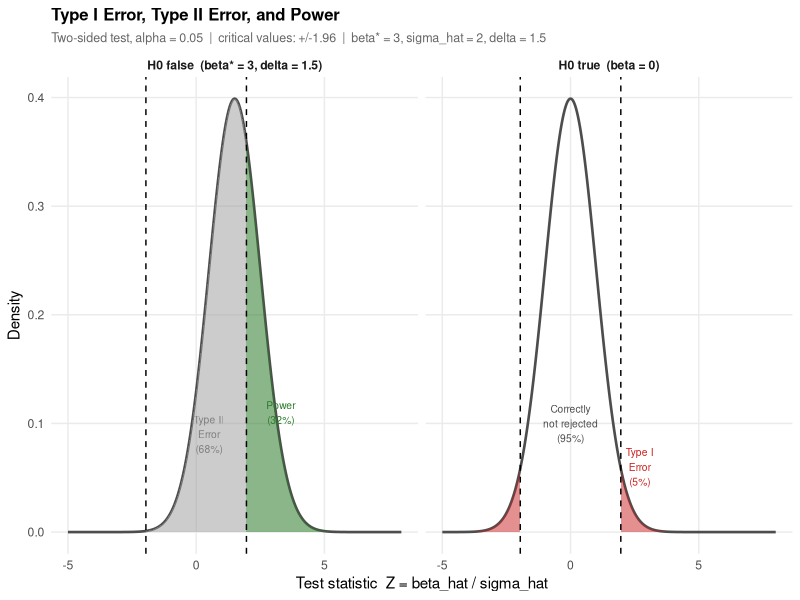
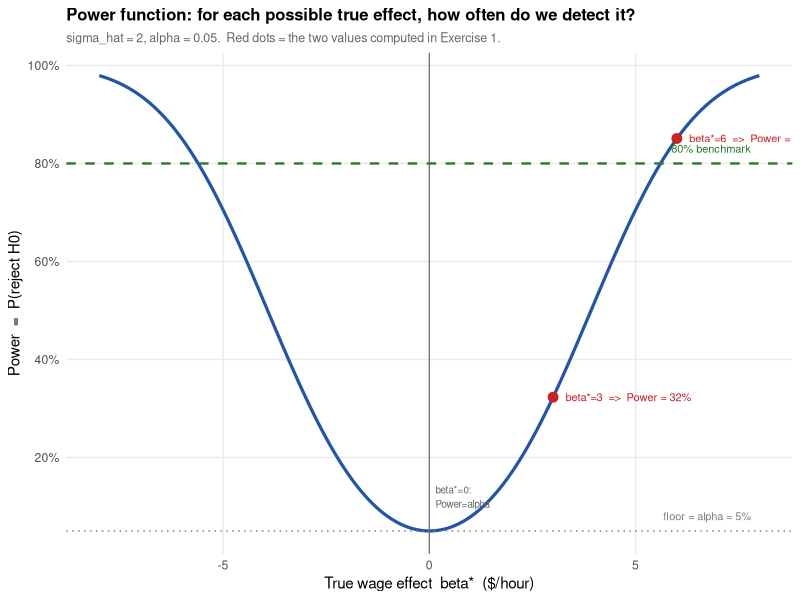
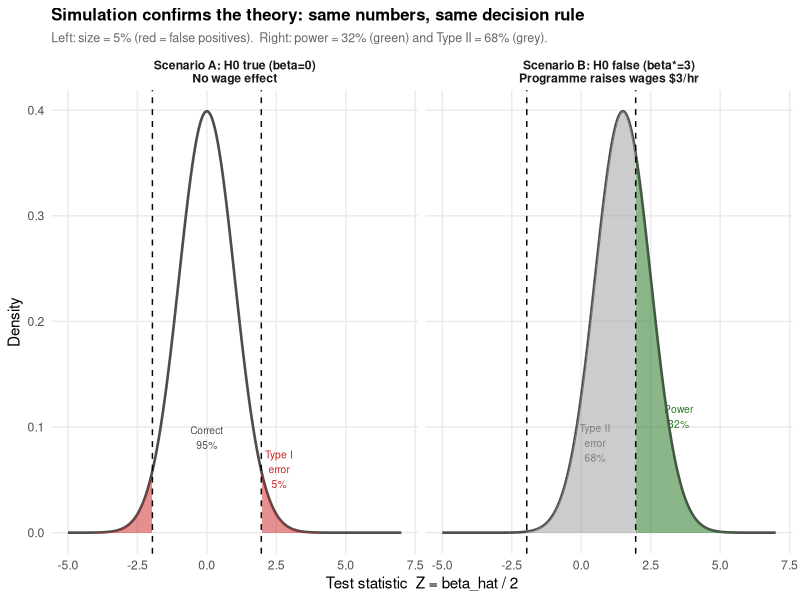

The R source for these figures, in order:
## ---- chunk 1
knitr::opts_chunk$set(
  echo      = TRUE,
  message   = FALSE,
  warning   = FALSE,
  fig.align = "center",
  fig.width  = 6.3,
  fig.height = 3.8,
  out.width  = "\\textwidth"
)
library(ggplot2)
library(dplyr)
set.seed(42)

theme_tutorial <- function() {
  theme_minimal(base_size = 11) +
    theme(
      plot.title       = element_text(face = "bold", size = 12),
      plot.subtitle    = element_text(color = "grey40", size = 9),
      panel.grid.minor = element_blank(),
      strip.text       = element_text(face = "bold")
    )
}
## ---- chunk 2
# Dense grid of Z values
z_seq  <- seq(-5, 8, length.out = 1000)
z_crit <- qnorm(0.975)   # 1.96: the value splitting the central 95% from the tails
delta  <- 1.5            # delta = beta* / sigma_hat = 3 / 2

# Sampling distribution of Z under H0 (centred at 0) and under H1 (shifted by delta)
df_h0  <- data.frame(z = z_seq, density = dnorm(z_seq, 0, 1),
                     scenario = "H0 true  (beta = 0)")
df_h1  <- data.frame(z = z_seq, density = dnorm(z_seq, delta, 1),
                     scenario = "H0 false  (beta* = 3, delta = 1.5)")
df_all <- rbind(df_h0, df_h1)

# Text labels placed inside each coloured region
labels_df <- data.frame(
  z        = c(2.7,   0.0,   3.3,   0.5),
  density  = c(0.06,  0.10,  0.11,  0.09),
  label    = c("Type I\nError\n(5%)", "Correctly\nnot rejected\n(95%)",
               "Power\n(32%)", "Type II\nError\n(68%)"),
  color_lbl = c("#cc2222", "grey30", "#2a7a2a", "grey50"),
  scenario = c("H0 true  (beta = 0)", "H0 true  (beta = 0)",
               "H0 false  (beta* = 3, delta = 1.5)",
               "H0 false  (beta* = 3, delta = 1.5)")
)

ggplot(df_all, aes(x = z, y = density)) +
  geom_line(linewidth = 0.9, color = "grey30") +
  geom_ribbon(data = df_h0 %>% filter(z >  z_crit),
              aes(ymin = 0, ymax = density), fill = "#cc2222", alpha = 0.5) +
  geom_ribbon(data = df_h0 %>% filter(z < -z_crit),
              aes(ymin = 0, ymax = density), fill = "#cc2222", alpha = 0.5) +
  geom_ribbon(data = df_h1 %>% filter(z > z_crit),
              aes(ymin = 0, ymax = density), fill = "#2a7a2a", alpha = 0.55) +
  geom_ribbon(data = df_h1 %>% filter(z <= z_crit & z >= -z_crit),
              aes(ymin = 0, ymax = density), fill = "grey60", alpha = 0.5) +
  geom_vline(xintercept = c(-z_crit, z_crit), linetype = "dashed") +
  geom_text(data = labels_df,
            aes(x = z, y = density, label = label),
            color = labels_df$color_lbl, size = 2.6, inherit.aes = FALSE) +
  facet_wrap(~scenario) +
  labs(title    = "Type I Error, Type II Error, and Power",
       subtitle = paste0("Two-sided test, alpha = 0.05  |  critical values: +/-",
                         round(z_crit, 2), "  |  beta* = 3, sigma_hat = 2, delta = 1.5"),
       x = "Test statistic  Z = beta_hat / sigma_hat", y = "Density") +
  theme_tutorial()
## ---- chunk 3
sigma_hat <- 2
z_crit    <- qnorm(0.975)
beta_grid <- seq(-8, 8, by = 0.1)
delta     <- beta_grid / sigma_hat

# Analytical power at each point: P(|Z| > 1.96) when Z ~ N(delta, 1)
power_analytic <- pnorm(-z_crit - delta) + (1 - pnorm(z_crit - delta))
df_pw <- data.frame(beta = beta_grid, power = power_analytic)

ggplot(df_pw, aes(x = beta, y = power)) +
  geom_line(color = "#2255aa", linewidth = 1.1) +
  geom_hline(yintercept = 0.05, linetype = "dotted", color = "grey50") +
  geom_hline(yintercept = 0.80, linetype = "dashed", color = "#2a7a2a", linewidth = 0.8) +
  geom_vline(xintercept = 0, color = "grey40", linewidth = 0.4) +
  annotate("point", x = c(3, 6), y = c(0.323, 0.851), color = "#cc2222", size = 3) +
  annotate("text",  x = c(3.3, 6.3), y = c(0.323, 0.851),
           label = c("beta*=3  =>  Power = 32%", "beta*=6  =>  Power = 85%"),
           hjust = 0, size = 2.8, color = "#cc2222") +
  annotate("text", x = 7.8, y = 0.08, label = "floor = alpha = 5%",
           hjust = 1, size = 2.8, color = "grey50") +
  annotate("text", x = 7.8, y = 0.83, label = "80% benchmark",
           hjust = 1, size = 2.8, color = "#2a7a2a") +
  annotate("text", x = 0.15, y = 0.12, label = "beta*=0:\nPower=alpha",
           hjust = 0, size = 2.5, color = "grey40") +
  scale_y_continuous(labels = scales::percent, breaks = seq(0, 1, 0.2)) +
  labs(title    = "Power function: for each possible true effect, how often do we detect it?",
       subtitle = "sigma_hat = 2, alpha = 0.05.  Red dots = the two values computed in Exercise 1.",
       x = "True wage effect  beta*  ($/hour)", y = "Power  =  P(reject H0)") +
  theme_tutorial()
## ---- chunk 4
set.seed(42)
sigma_hat <- 2            # SE of beta_hat (same as Part A)
z_crit    <- qnorm(0.975) # 1.96  =>  reject when |beta_hat| > 1.96 * 2 = 3.92
n_sim     <- 10000        # number of simulated studies

# ---------------------------------------------------------------
# Scenario A: H0 is TRUE -- programme has NO effect (beta_1 = 0)
# Each draw is one hypothetical study: a new sample of workers,
# a new OLS estimate.  Here beta_hat ~ N(0, sigma_hat^2).
# ---------------------------------------------------------------
bhat_A   <- rnorm(n_sim, mean = 0, sd = sigma_hat)
reject_A <- abs(bhat_A / sigma_hat) > z_crit   # TRUE = wrongly rejected H0

cat("--- Scenario A: programme has NO effect (beta_1 = 0) ---\n")
cat("  Reject H0 (Type I error):  ", round(mean(reject_A),  3),
    "  [theory: 0.050]\n")
cat("  Do not reject (correct):   ", round(mean(!reject_A), 3),
    "  [theory: 0.950]\n\n")

# ---------------------------------------------------------------
# Scenario B: H0 is FALSE -- true effect is beta_1* = 3 $/hour
# Now beta_hat ~ N(3, sigma_hat^2).  The distribution has shifted.
# ---------------------------------------------------------------
bhat_B   <- rnorm(n_sim, mean = 3, sd = sigma_hat)
reject_B <- abs(bhat_B / sigma_hat) > z_crit   # TRUE = correctly rejected H0

cat("--- Scenario B: programme raises wages by $3/hour (beta_1* = 3) ---\n")
cat("  Reject H0 (Power):         ", round(mean(reject_B),  3),
    "  [theory: 0.323]\n")
cat("  Do not reject (Type II):   ", round(mean(!reject_B), 3),
    "  [theory: 0.677]\n")
## ---- chunk 5
z_seq   <- seq(-5, 7, length.out = 1000)
z_crit2 <- qnorm(0.975)

df_A <- data.frame(z = z_seq, dens = dnorm(z_seq, 0,   1),
                   scenario = "Scenario A: H0 true (beta=0)\nNo wage effect")
df_B <- data.frame(z = z_seq, dens = dnorm(z_seq, 3/2, 1),
                   scenario = "Scenario B: H0 false (beta*=3)\nProgramme raises wages $3/hr")
df_both <- rbind(df_A, df_B)

ldf <- data.frame(
  z    = c( 2.6,  0.0,  3.5,  0.5),
  dens = c(0.06, 0.09, 0.11, 0.085),
  lbl  = c("Type I\nerror\n5%", "Correct\n95%", "Power\n32%", "Type II\nerror\n68%"),
  col  = c("#cc2222", "grey30", "#2a7a2a", "grey50"),
  scenario = c(
    "Scenario A: H0 true (beta=0)\nNo wage effect",
    "Scenario A: H0 true (beta=0)\nNo wage effect",
    "Scenario B: H0 false (beta*=3)\nProgramme raises wages $3/hr",
    "Scenario B: H0 false (beta*=3)\nProgramme raises wages $3/hr"
  )
)

ggplot(df_both, aes(x = z, y = dens)) +
  geom_line(linewidth = 0.9, color = "grey30") +
  geom_ribbon(data = subset(df_A, z >  z_crit2),
              aes(ymin=0, ymax=dens), fill="#cc2222", alpha=0.5) +
  geom_ribbon(data = subset(df_A, z < -z_crit2),
              aes(ymin=0, ymax=dens), fill="#cc2222", alpha=0.5) +
  geom_ribbon(data = subset(df_B, z >  z_crit2),
              aes(ymin=0, ymax=dens), fill="#2a7a2a", alpha=0.55) +
  geom_ribbon(data = subset(df_B, z >= -z_crit2 & z <= z_crit2),
              aes(ymin=0, ymax=dens), fill="grey60", alpha=0.5) +
  geom_vline(xintercept = c(-z_crit2, z_crit2), linetype="dashed") +
  geom_text(data = ldf, aes(x=z, y=dens, label=lbl),
            color=ldf$col, size=2.6, inherit.aes=FALSE) +
  facet_wrap(~scenario) +
  labs(title    = "Simulation confirms the theory: same numbers, same decision rule",
       subtitle = "Left: size = 5% (red = false positives).  Right: power = 32% (green) and Type II = 68% (grey).",
       x = "Test statistic  Z = beta_hat / 2", y = "Density") +
  theme_tutorial()
